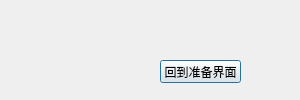
<?xml version="1.0" encoding="UTF-8"?>
<ui version="4.0">
 <class>ResultDialog</class>
 <widget class="QDialog" name="ResultDialog">
  <property name="geometry">
   <rect>
    <x>0</x>
    <y>0</y>
    <width>300</width>
    <height>100</height>
   </rect>
  </property>
  <property name="windowTitle">
   <string>Result</string>
  </property>
  <property name="windowIcon">
   <iconset resource="res/res.qrc">
    <normaloff>:/icon/mario.ico</normaloff>:/icon/mario.ico</iconset>
  </property>
  <widget class="QLabel" name="label">
   <property name="geometry">
    <rect>
     <x>10</x>
     <y>10</y>
     <width>70</width>
     <height>70</height>
    </rect>
   </property>
   <property name="text">
    <string/>
   </property>
   <property name="pixmap">
    <pixmap resource="res/res.qrc">:/winner/winner.jpg</pixmap>
   </property>
   <property name="scaledContents">
    <bool>true</bool>
   </property>
  </widget>
  <widget class="QPushButton" name="pushButton">
   <property name="geometry">
    <rect>
     <x>160</x>
     <y>60</y>
     <width>81</width>
     <height>23</height>
    </rect>
   </property>
   <property name="text">
    <string>回到准备界面</string>
   </property>
  </widget>
  <widget class="QLabel" name="label_2">
   <property name="geometry">
    <rect>
     <x>140</x>
     <y>20</y>
     <width>131</width>
     <height>21</height>
    </rect>
   </property>
   <property name="font">
    <font>
     <family>等线</family>
     <pointsize>12</pointsize>
     <weight>75</weight>
     <bold>true</bold>
    </font>
   </property>
   <property name="text">
    <string/>
   </property>
  </widget>
 </widget>
 <resources>
  <include location="res/res.qrc"/>
 </resources>
 <connections/>
</ui>
